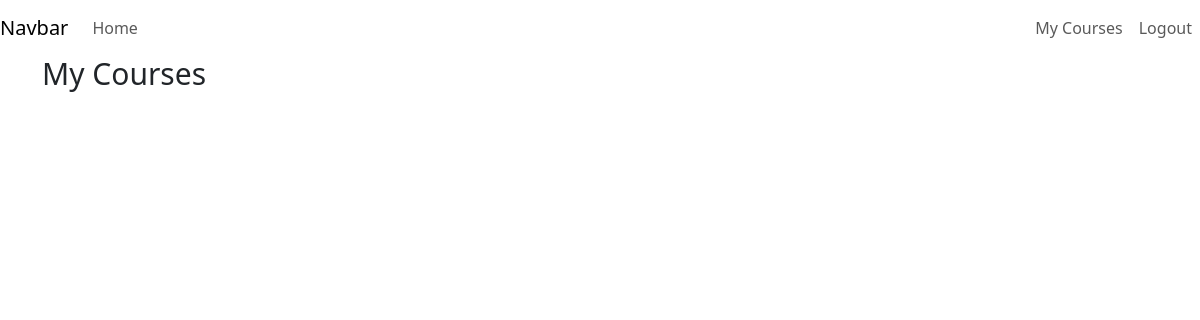
Before: /my-courses (signed in) with the older database file.
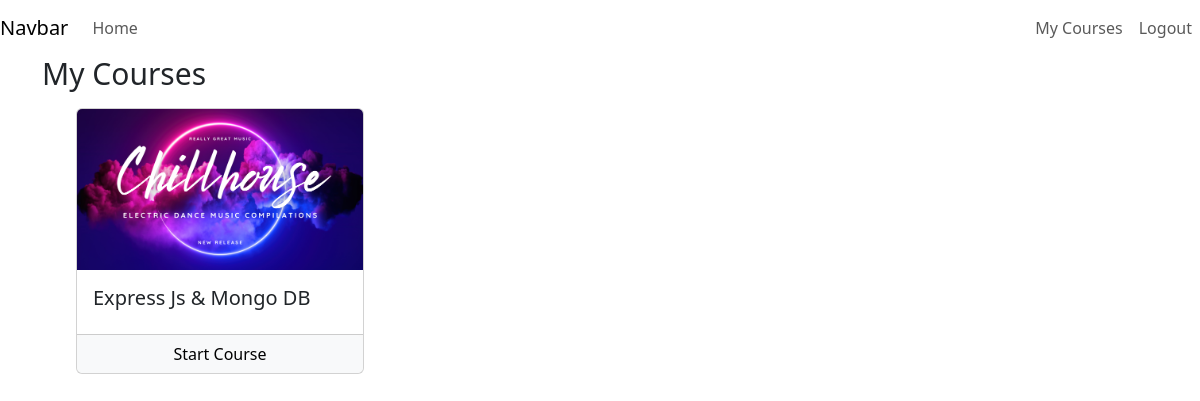
After: the same page with the newer database file.
### courses/models/user_course.py (models this page shows, shortened)
class UserCourse(models.Model):
    user = models.ForeignKey(User,null=False,on_delete=models.CASCADE)
    course = models.ForeignKey(Course,null=False,on_delete=models.CASCADE)
    date = models.DateTimeField(auto_now_add=True)

### courses/models/course.py (models this page shows, shortened)
class Course(models.Model):
    name = models.CharField(max_length=30,null= False)
    slug = models.CharField(max_length=50,null=False,unique=True)
    description = models.CharField(max_length=200,null=True)
    price = models.IntegerField(null=False)
    discount = models.IntegerField(null=False,default=0)
    active = models.BooleanField(default=False)
    thumbnail = models.ImageField(upload_to = 'files/thumbnail')
    date = models.DateTimeField(auto_now_add=True)
    resource = models.FileField(upload_to = 'files/resource')
    length = models.IntegerField(null=False)

### courses/views/courses.py (the view)
# urls.py: path('my-courses',MyCourseList.as_view(),name='my-courses'),
@method_decorator(login_required(login_url='login'),name='dispatch')
class MyCourseList(ListView):
    template_name = 'courses/my_courses.html'
    context_object_name = 'user_courses'
    def get_queryset(self):
        return UserCourse.objects.filter(user=self.request.user)

### courses/templates/courses/my_courses.html (shortened to what this page needs)
{% extends 'courses/base.html' %}
{% load course_custom_tags %}
{% block start %}
<div class="container">
    <p class="display-6">My Courses</p>
    <div class="row">
        {% for uc in user_courses %}
        <div class="col-md-4 col-sm-6 col-12 d-flex justify-content-center">
            <div class="card" style="width: 18rem;">
                <img src="{{uc.course.thumbnail.url}}" class="card-img-top" alt="no">
                <div class="card-body">
                    <h5 class="card-title">{{uc.course.name}}</h5>
                </div>
                <div class="card-footer p-0">
                    <div class="row no-gutters">
                        <div class="col border-right">
                            <a href="/course/{{uc.course.slug}}" class="btn btn-light w-100">
                                Start Course</a>
                        </div>
                    </div>
                </div>
            </div>
        </div>
        {% endfor %}
    </div>
</div>
{% endblock %}

Changed rows visible on the page:
added UserCourse: course.thumbnail (picture), course.name "Express Js & Mongo DB"
